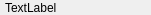
<?xml version="1.0" encoding="UTF-8"?>
<ui version="4.0">
 <class>WidgetLabel</class>
 <widget class="QWidget" name="WidgetLabel">
  <property name="geometry">
   <rect>
    <x>0</x>
    <y>0</y>
    <width>151</width>
    <height>15</height>
   </rect>
  </property>
  <property name="sizePolicy">
   <sizepolicy hsizetype="Preferred" vsizetype="Preferred">
    <horstretch>0</horstretch>
    <verstretch>0</verstretch>
   </sizepolicy>
  </property>
  <property name="minimumSize">
   <size>
    <width>0</width>
    <height>15</height>
   </size>
  </property>
  <property name="maximumSize">
   <size>
    <width>16777215</width>
    <height>32</height>
   </size>
  </property>
  <property name="windowTitle">
   <string>Form</string>
  </property>
  <property name="styleSheet">
   <string notr="true"/>
  </property>
  <layout class="QHBoxLayout" name="horizontalLayout">
   <property name="spacing">
    <number>5</number>
   </property>
   <property name="leftMargin">
    <number>5</number>
   </property>
   <property name="topMargin">
    <number>0</number>
   </property>
   <property name="rightMargin">
    <number>5</number>
   </property>
   <property name="bottomMargin">
    <number>0</number>
   </property>
   <item>
    <widget class="QLabel" name="label_mane">
     <property name="text">
      <string>TextLabel</string>
     </property>
    </widget>
   </item>
  </layout>
 </widget>
 <resources/>
 <connections/>
</ui>
